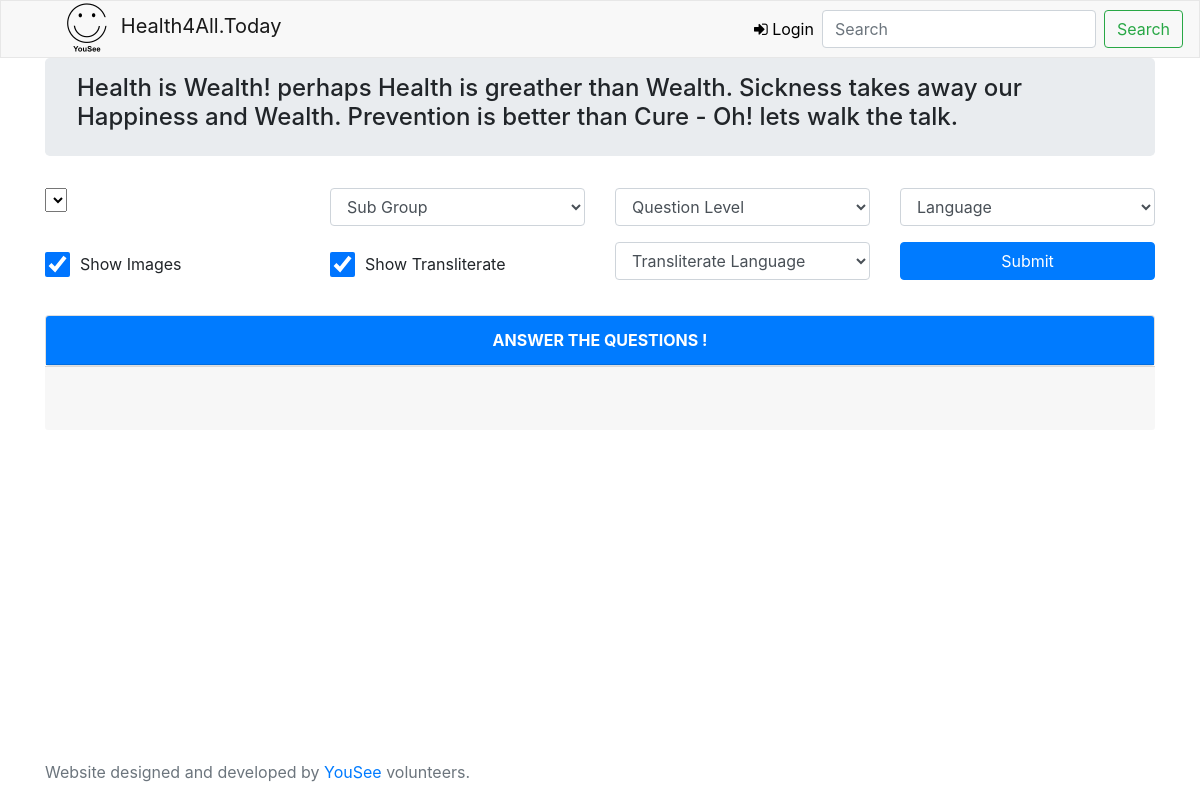
Before: / with the older database file.
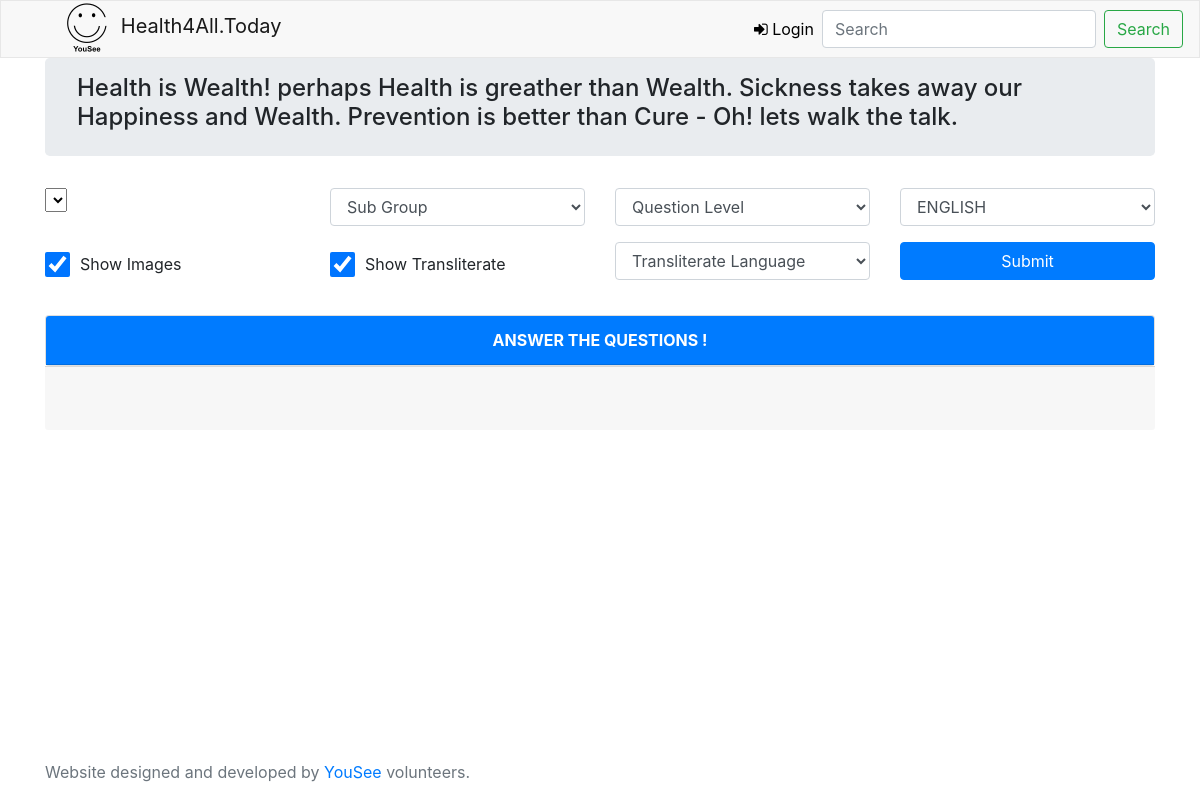
After: the same page with the newer database file.
### tables this page shows
CREATE TABLE IF NOT EXISTS `banner_text` (
  `banner_id` int(11) NOT NULL AUTO_INCREMENT,
  `banner_text` text NOT NULL,
  `status` tinyint(1) NOT NULL,
  PRIMARY KEY (`banner_id`)
);

CREATE TABLE IF NOT EXISTS `defaults` (
  `default_id` varchar(50) NOT NULL,
  `default_tilte` varchar(100) NOT NULL,
  `default_description` mediumtext DEFAULT NULL,
  `default_type` varchar(100) NOT NULL,
  `default_unit` varchar(50) DEFAULT NULL,
  `lower_range` varchar(10) DEFAULT NULL,
  `upper_range` varchar(10) DEFAULT NULL,
  `value` varchar(50) DEFAULT NULL,
  PRIMARY KEY (`default_id`)
);

CREATE TABLE IF NOT EXISTS `language` (
  `language_id` int(11) NOT NULL AUTO_INCREMENT,
  `language` varchar(20) NOT NULL,
  `default_click` tinyint(1) NOT NULL,
  PRIMARY KEY (`language_id`)
);

### application/controllers/welcome.php (called while the page is built, shortened)
<?php
class Welcome extends CI_Controller {
	function __construct() {
		$this->load->model('master_model');
		$this->data['banner_text'] = $this->master_model->get_banner_text();
		$this->data['yousee_website'] = $this->master_model->get_defaults('yousee_website');
    }
	public function index()
	{
		$this->data['title']="";
		$this->data['display_max_height'] = $this->master_model->get_defaults('display_max_height');
		$this->data['display_max_width'] = $this->master_model->get_defaults('display_max_width');
		$this->data['bootstrap_question_col_values'] = $this->master_model->get_defaults('bootstrap_question_col_values');
		$this->data['display_images'] = $this->master_model->get_defaults('display_images');
		$this->data['default_quiz_language'] = $this->master_model->get_defaults('default_quiz_language');
		$this->data['user_display_images'] = $this->master_model->get_defaults('user_display_images');
		$this->data['display_transliterate'] = $this->master_model->get_defaults('display_transliterate');
		$this->data['user_display_transliterate'] = $this->master_model->get_defaults('user_display_transliterate');
		$this->load->view('templates/header' , $this->data);
		$this->data['groups'] = $this->master_model->get_groups();
		$this->data['sub_groups'] = $this->master_model->get_sub_groups();
		$this->data['question_levels'] = $this->master_model->get_question_levels();
		$this->data['languages'] = $this->master_model->get_languages();
		$this->load->view('home', $this->data);
		$this->load->view('templates/footer' ,$this->data);
	}
}

### index.php (called while the page is built, shortened)
<?php
require_once BASEPATH.'core/CodeIgniter.php';

### application/models/master_model.php (called while the page is built, shortened)
<?php
class Master_model extends CI_Model {
    function get_banner_text(){
       $this->db->select("banner_text")->from('banner_text')->where('status',1);
       $query = $this->db->get();
       $result =  $query->result();
        if($result){
            return $result;
        }else{
            return false;
        }
    }
    function get_defaults($id) {
        $this->db->select('*')->from('defaults')->where('default_id',$id);
       $query = $this->db->get();
       $result =  $query->result();
        if($result){
            return $result;
        }else{
            return false;
        }
    }
    function get_groups() {
        $this->db->select('*')
                ->from('groups')
                ->order_by('group_name', 'asc');
        $query = $this->db->get();
        $result =  $query->result();
        if($result){
            return $result;
           }else{
               return false;
           }
    }
    function get_sub_groups(){
        $this->db->select('*')->from('sub_groups');
        $query = $this->db->get();
        $result =  $query->result();
        if($result){
            return $result;
           }else{
               return false;
           }
    }
    function get_languages(){
        $this->db->select('language_id , language')->from('language');
        $query = $this->db->get();
        $result =  $query->result();
        if($result){
            return $result;
           }else{
               return false;
           }
    }
    function get_question_levels() {
        $this->db->select('*')->from('question_level');
        $query = $this->db->get();
        $result =  $query->result();
        if($result){
            return $result;
           }else{
               return false;
           }
    }
}

### application/views/home.php (the view, shortened to what this page needs)
<main role="main" class="flex-shrink-0">
  <div class="container">
	<div class="jumbotron" style="padding-top:1rem;padding-bottom:1rem;">
	<h4 ><?php echo $banner_text[0]->banner_text;?></h4>
	</div>
  </div>
  <div class="container">
        <div class="row">
            <div class="form-group col-md-3">
                <select id="group_id" name="group" style=""  placeholder="       --Select Group--                     ">
                </select>
            </div>
            <div class="form-group col-md-3">
                <select class="form-control" name="sub_group" id="sub_group_id">
                <option value="0" selected>Sub Group</option>
                </select>
            </div>
            <div class="form-group col-md-3">
                <select class="form-control" name="question_level" id="question_level_id" required>
                    <option value="0" selected>Question Level</option>
                </select>
            </div>
            <div class="col-md-3">
                <select class="form-control"  name="language" id="language" required>
                    <option value="0" selected >Language</option>
                    <?php
                        foreach($languages as $r){ ?>
                        <option value="<?php echo $r->language_id;?>"
                        <?php if($this->input->post('language') == $r->language_id || $default_quiz_language[0]->value == $r->language_id) echo " selected "; ?>
                        ><?php echo $r->language;?></option>
                        <?php }  ?>
                </select>
            </div>
        </div>
        <div class="row">
            <?php if($display_images[0]->value) { ?>
                    <div class="col-md-3" style="display:inline-flex; margin-top:10px;">
                        <input  type="checkbox" name="show_images" id="show_images" style="width:25px;height:25px;" <?php echo $user_display_images[0]->value ? 'checked' :''  ?>>
                        <label for="showImages" style="padding-left:10px;">Show Images</label>
                    </div>
            <?php }  if($display_transliterate[0]->value) { ?>
                    <div class="col-md-3 form-group" style="display:inline-flex; margin-top:10px;">
                        <input  type="checkbox" name="show_transliterate" id="show_transliterate" style="width:25px;height:25px;" <?php echo $user_display_transliterate[0]->value ? 'checked' :''  ?> onchange="toggleTranslateLanguage()"/>
                        <label for="showImages" style="padding-left:10px;">Show Transliterate</label>
                    </div>
                    <div class="col-md-3 form-group">
                        <select class="form-control"  name="language" id="transliterate_language" required>
                            <option value="0" selected >Transliterate Language</option>
                        </select>
                    </div>
            <?php } ?>
            <div class="col-md-3 form-group">
                <button type="button" class='btn btn-primary btn-block' onclick='loadData()' >Submit</button>
            </div>
        </div>
  </div>
  <div class="container" id="quiz" style="margin-top:15px;">
        <div class="card">
           <div class="card-header bg-primary text-white" style="text-align:center">
            <b>ANSWER THE <span id="no_of_questions"></span> QUESTIONS !</b>
           </div>
        </div>
        <div class="card-footer">
        </div>
	</div>
</main>

### application/views/templates/header.php (shortened to what this page needs)
<!doctype html>
<html lang="en" class="h-100">
  <head>
    <link href="<?php echo base_url();?>assets/css/bootstrap.min.css" rel="stylesheet">
    <link href="<?php echo base_url();?>assets/css/sweetalert.min.css" rel="stylesheet">
    <link rel="stylesheet" type="text/css" href="<?php echo base_url(); ?>assets/css/font-awesome.min.css" >
    <link rel="stylesheet" type="text/css" href="<?php echo base_url(); ?>assets/css/selectize.css" >
    <link rel="stylesheet" type="text/css" href="<?php echo base_url(); ?>assets/css/youseelogo.css" media='screen,print'>
  </head>
  <body class="d-flex flex-column h-100">
    <header>
  <nav class="navbar navbar-expand-md navbar-light   justify-content-between">
    <a class="navbar-brand" href="<?php echo $yousee_website[0]->value; ?>" target="_blank"><span style="position:absolute;font-size:2.7em;left:5%;top:-18px" class="logo logo-yousee"></a>
    <a class="navbar-brand" href="<?php echo base_url();?>" >
    <span style="position:absolute;left:10%;top:10px">Health4All.Today</span></a>
    <div class="collapse navbar-collapse" id="navbarCollapse">
      <?php
        $logged_in=$this->session->userdata('logged_in');
      if($logged_in) { ?>
        <!-- <li class="nav-item active">
          <a class="nav-link" href="<?php echo base_url();?>admin" >Home <span class="sr-only">(current)</span></a>
        </li> -->
      </ul>
      <ul class="navbar-nav navbar-right ">
        <li class="nav-item active">
          <a class="nav-link" href="<?php echo base_url();?>admin" >Home <span class="sr-only">(current)</span></a>
        </li>
          <li class="nav-item">
             <a class="nav-link" href="#" style="text-decoration:none; color:black;"> <?php echo $logged_in['username']." | " ; ?></a>
          </li>
          <li class="dropdown">
            <a href="#" class="dropdown-toggle nav-link" data-toggle="dropdown" style="text-decoration:none; color:black;" ><i class="fa fa-gear"></i> Settings <b class="caret"></b></a>
            <ul class="dropdown-menu">
              <a class="dropdown-item" href="<?php echo base_url()."admin/change_password";?>"><i class="fa fa-edit"></i> Change Password</a>
              <a class="dropdown-item" href="<?php echo base_url();?>admin/logout"><i class="fa fa-sign-out"></i> Logout</a>
            </ul>
          </li>
        <?php } else {?>
          <ul class="navbar-nav navbar-right">
            <li class="nav-item   <?php if(preg_match("^".base_url()."admin/login^",current_url())){ echo " active";}?>">
              <a class="nav-link" href="<?php echo base_url()."admin/login";?>" style="text-decoration:none; color:black;"><i class="fa fa-sign-in" style="color:black;"></i> Login</a>
            </li>
          </ul>
        <?php }?>
      <form class="form-inline mt-2 mt-md-0">
        <input class="form-control mr-sm-2" type="text" placeholder="Search" aria-label="Search">
        <button class="btn btn-outline-success my-2 my-sm-0" type="submit">Search</button>
      </form>
    </div>
  </nav>
</header>

### application/views/templates/footer.php (shortened to what this page needs)
<footer class="footer mt-auto py-3">
  <div class="container">
    <span class="text-muted"><?php echo $banner_text[1]->banner_text;?> </span> <br> <br>
    <span class="text-muted">Website designed and developed by <a href='https://www.yousee.in/' target='_blank'>YouSee</a> volunteers.</span>
  </div>
</footer>
    </body>
</html>

### assets/css/youseelogo.css (style rules this page uses)
.logo { position:relative; display: inline-block; font-family: 'Yousee Regular'; font-style: normal; font-weight: normal; -webkit-font-smoothing: antialiased; -moz-osx-font-smoothing: grayscale; color:black; }
.logo-yousee:before { content : "a"; }

### application/views/templates/header.php (style rules this page uses)
.navbar { background-color: #f8f8f8; border:1px solid #e7e7e7; }

### application/views/home.php (style rules this page uses)
select , .answer , .page-item { cursor: pointer; }
.card-footer { color:blue; height:4rem; }

Changed rows visible on the page:
added defaults: language "ENGLISH"
Other visible differences:
form field language: "Language" → (not shown)
